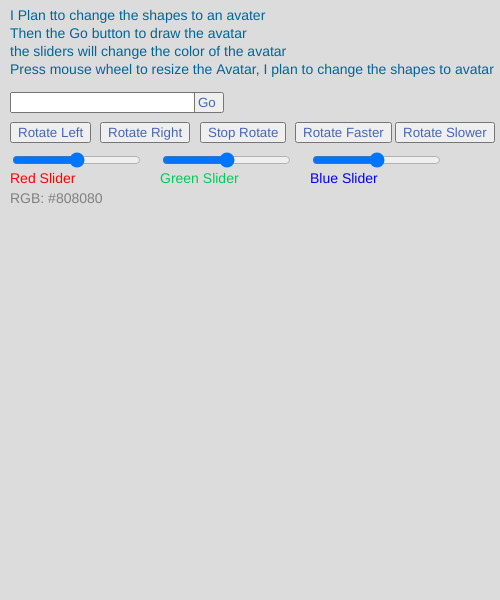
Frame 1 (no input)
Frame 60 (no input): identical to frame 1, image omitted
Frame 120 (the mouse pressed at the canvas centre since frame 60): identical to frame 1, image omitted

The p5.js sketch that drew this single still picture (run headless with seeded random() and noise() and a simulated clock; from frame 60 on, the mouse is pressed at the canvas centre):

// p5.js sketch
// ── sketch.js

let i = 0;
let j = 0;
let x = 10;
let y = 20;
let centerX;
let centerY;
let delta = 18;
let buttonPressed = true;
let selection;
let canvavWidth = 500;
let canvasHight = 600;
let redSlider;
let greenSlider;
let blueSlider;
let redVal = 128;
let greenVal = 128;
let blueVal = 128;
let pos = 0;
let angle = 0;
let myFont;
let lRotate;
let rRotate;
let sRotate;
let increaseRotateSpeed;
let decreaseRotateSpeed;
let rotateValue = 0;
let direction = 0;
let redValue = 128;
let greenValue = 128;
let blueValue = 128;
let s1 = "I Plan tto change the shapes to an avater";
let s2 = "Then the Go button to draw the avatar";
let s3 = "the sliders will change the color of the avatar";
let s4 = "Press mouse wheel to resize the Avatar, I plan to change the shapes to avatar";
function setup() {
  createCanvas(canvavWidth, canvasHight);
  angleMode(DEGREES);
  centerX = canvavWidth / 2;
  centerY = canvasHight / 2 + 80;
  background(220);
  textSize(14);
  fill(0, 102, 153);
  text(s1, 10, y);

  y += delta;
  text(s2, x, y);

  y += delta;
  text(s3, x, y);
  //text("", x, y);
  y += delta;
    text(s4, x, y);
  //++ create button
    y += delta;
  button = createButton("Go");
  button.style("color", "#4766B6");
  button.position(x + 180, y);
  button.mouseClicked(exeClick);

  rRotate = createButton("Rotate Left");
  rRotate.style("color", "#4766B6");
  rRotate.position(x, y + 30);
  rRotate.mouseClicked(exeRightRotate);

  lRotate = createButton("Rotate Right");
  lRotate.style("color", "#4766B6");
  lRotate.position(x + 90, y + 30);
  lRotate.mouseClicked(exeLeftRotate);

  sRotate = createButton("Stop Rotate");
  sRotate.style("color", "#4766B6");
  sRotate.position(x + 190, y + 30);
  sRotate.mouseClicked(exeStopRotate);

  increaseRotateSpeed = createButton("Rotate Faster");
  increaseRotateSpeed.style("color", "#4766B6");
  increaseRotateSpeed.position(x + 285, y + 30);
  increaseRotateSpeed.mouseClicked(execFasterRotate);

  reduceRotateSpeed = createButton("Rotate Slower");
  reduceRotateSpeed.style("color", "#4766B6");
  reduceRotateSpeed.position(x + 385, y + 30);
  reduceRotateSpeed.mouseClicked(execSlowerRotate);

  //--
  inp = createInput();
  inp.position(x, y);
  inp.input(getInput);
  //button.mousePressed(greet);
  redSlider = createSlider(0, 255, 128);
  greenSlider = createSlider(0, 255, 128);
  blueSlider = createSlider(0, 255, 128);
  y += delta + 40; //10;

  redSlider.position(x, y);
  greenSlider.position(x + 150, y);
  blueSlider.position(x + 300, y);

  redSlider.style("color", "#ff0000");
  y += delta + 15;
  aa = decimalToHexString(redVal * 256 * 256 + greenVal * 256 + blueVal);
  text("RGB:" + aa, x, y);

  //textAlign(CENTER);
  //textSize(50);

  //
}
function decimalToHexString(number) {
  if (number < 0) {
    number = 0xffffffff + number + 1;
  }
  return number.toString(16).toUpperCase();
}

function mouseWheel(event) {
  //print("event: " + event.delta);
  //move the square according to the vertical scroll amount
  pos += event.delta / 200;
  if (pos < -60) {
    pos = -60;
  } else if (pos > 60) {
    pos = 60;
  }
  print("pos: " + pos);
  buttonPressed = true;
}

////////////////////////////////
function getInput() {
  selection = this.value();
  selection = selection.toLowerCase(); // change
  selection = selection.trim();
  //console.log("you are typing: ", selection);
}
////////////////////////////////
function exeClick() {
  rotateValue = 0;
  buttonPressed = true;
  console.log("value: " + i);
  i = i + 1;
}
function exeLeftRotate() {
  direction = +1;
  rotateValue = +1;
}
function exeRightRotate() {
  direction = -1;
  rotateValue = -1;
}
function exeStopRotate() {
  direction = 0;
  rotateValue = 0;
}
function execFasterRotate() {
  if (rotateValue == 0) {
    return;
  }
  if (direction == 1) {
    rotateValue = rotateValue + 1;
  } else if (direction == -1 || rotateValue > 0) {
    rotateValue = rotateValue - 1;
  }
  if(rotateValue > 20) {
    rotateValue = 20;
  }  
}
function execSlowerRotate() {
  if (rotateValue == 0) {
    return;
  }
  if (direction == 1 && rotateValue > 1) {
    rotateValue = rotateValue - 1;
  } else if (direction == -1) {
    rotateValue = rotateValue + 1;
  }
}
///////////////////////////////

function draw() {
  if (mouseIsPressed == true) {
    redValue = redSlider.value();
    greenValue = greenSlider.value();
    blueValue = blueSlider.value();

    fill(255);
    buttonPressed = true;
  }
  //console.log("red green, blue:" + redValue, greenValue, blueValue);
  if (buttonPressed == true) {
    background(220);
    //buttonPressed = false;
    //console.log(j + "aaaaaaaaaaaa");
    //console.log(redSlider.value());
    push();
    fill(0, 102, 153);
    text(s1, 10, 20);
    text(s2, 10, 38);
    text(s3, 10, 56);
    text(s4, 10, 74);
    pop();
    fill(redValue, greenValue, blueValue);
    ////////////////////////
    switch (selection) {
      case "circle":
        push();
        translate(centerX, centerY);
        rotate(angle);
        rectMode(CENTER);
        ellipse(0, 0, 150 + j, 100 + j);
        angle = angle + rotateValue;
        pop();
        break;
      case "ellipse":
        push();
        translate(centerX, centerY);
        rotate(angle);
        rectMode(CENTER);
        ellipse(0, 0, 150 + j, 100 + j);
        angle = angle + rotateValue;
        pop();
        break;
      case "rectangle":
        push();
        translate(centerX, centerY);
        rotate(angle);
        rectMode(CENTER);
        rect(0, 0, 150 + j, 100 + j);
        angle = angle + rotateValue;
        pop();
        break;
      case "square":
        push();
        translate(centerX, centerY);
        rotate(angle);
        rectMode(CENTER);
        rect(0, 0, 100 + j, 100 + j);
        angle = angle + rotateValue;
        pop();
        break;
      default:
        // default is circle
        //push();
        //fill("#ff0000");
        //textSize(30);
        //text("Selection not supported", 10, 450);
        //pop();
        break;
    }
    rgbValue = decimalToHexString(
      redValue * 256 * 256 + greenValue * 256 + blueValue
    );

    //console.log("kkkk: " + redValue);
    //text( redValue,300,300);
    push();
    fill("#ff0000");
    text("Red Slider", x, y);
    fill("#00ca5a");
    text("Green Slider", x + 150, y);
    fill("#0000ff");
    text("Blue Slider", x + 300, y);
    pop();
    text("RGB: #" + rgbValue, x, y + 20);

    ///////////////////////////

    j = pos;
  }
}
